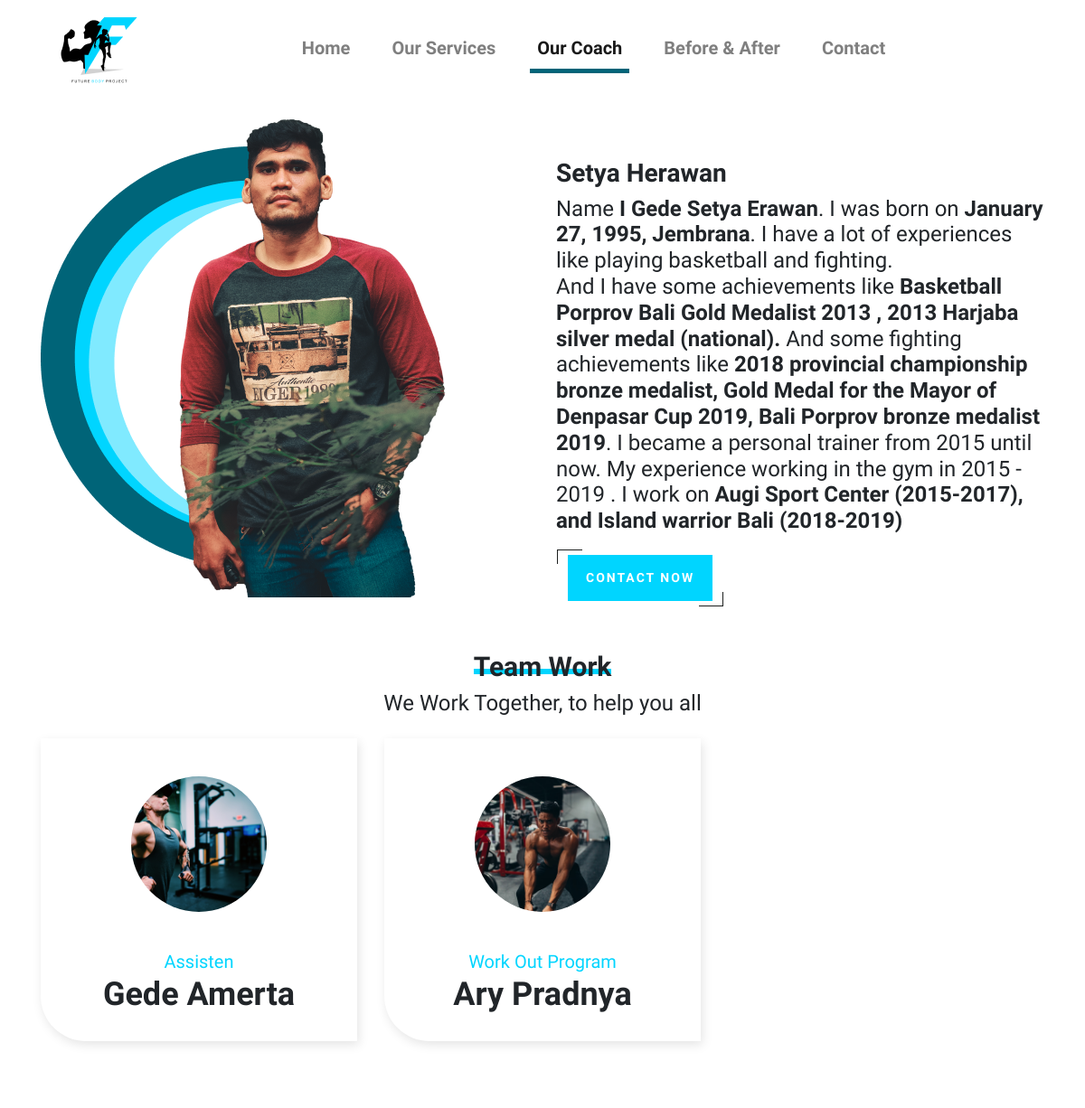
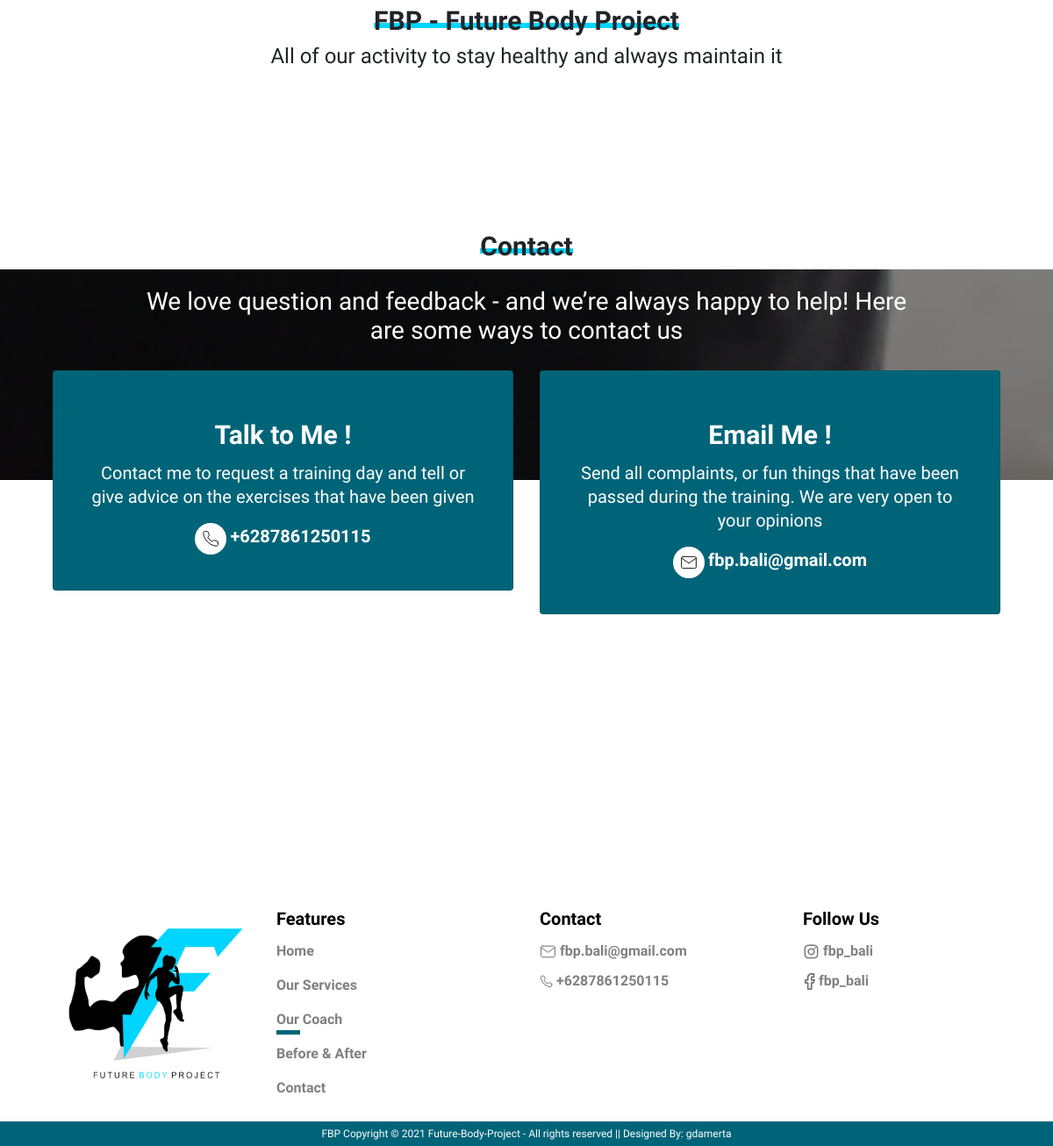
The app's page /home/coach with its own data (2 pictures, top to bottom).
### tables this page shows
CREATE TABLE `coach_profile` (
  `id` int(11) NOT NULL,
  `name` varchar(100) NOT NULL,
  `job` varchar(100) NOT NULL,
  `photos` varchar(255) NOT NULL,
  `created_at` datetime NOT NULL DEFAULT CURRENT_TIMESTAMP
);

### app/core/Controller.php (called while the page is built, shortened)
<?php
class Controller
{
    public function view($view, $data = [])
    {
        require_once 'app/views/'. $view . '.php';
    }
    public function model($model)
    {
        return new $model;
    }
}

### app/controllers/home.php (called while the page is built, shortened)
<?php
class Home extends Controller
{
    public function coach()
    {
        $data['title'] = 'Future Body Project - Coach';
        $data['set_active'] = 'our-coach';
        $data['coach'] = $this->model("Coach_model")->getAllCoach();
        $data['docs'] = $this->model("Documentation_model")->getAllDocs();
        $this->view('home/our-coach', $data);
    }
}

### app/core/App.php (called while the page is built, shortened)
<?php
class App
{
    protected $method = 'index';
    protected $params = [];
    public function __construct()
    {
        $url = $this->parseURL();
        if (file_exists('app/controllers/'. $url[0] .'.php')) {
            unset($url[0]);
        }
        $this->controller = new $this->controller;
        if (isset($url[1])) {
            if(method_exists($this->controller, $url[1])) {
                $this->method = $url[1];
            }
        }
        call_user_func_array([$this->controller, $this->method], $this->params);
    }
    public function parseURL()
    {
        if (isset($_GET['url'])) {
            $url = rtrim($_GET['url'], '/');
            $url = filter_var($url, FILTER_SANITIZE_URL);
            $url = explode('/', $url);
            return $url;
        }
    }
}

### index.php (called while the page is built, shortened)
<?php
$app = new App;

### app/core/Database.php (called while the page is built, shortened)
<?php
class Database
{
    private $host = DB_HOST;
    private $user = DB_USER;
    private $pass = DB_PASS;
    private $name = DB_NAME;
    private $dbh;
    private $stmt;
    public function __construct()
    {
        $dsn = 'mysql:host=' . $this->host . ';dbname=' . $this->name;
        $option = [
            PDO::ATTR_PERSISTENT => true,
            PDO::ATTR_ERRMODE => PDO::ERRMODE_EXCEPTION
        ];
        try {
            $this->dbh = new PDO($dsn, $this->user, $this->pass, $option);
        } catch (PDOException $e) {
            die($e->getMessage());
        }
    }
    public function query($query)
    {
        $this->stmt = $this->dbh->prepare($query);
    }
    public function execute()
    {
        $this->stmt->execute();
    }
    public function resultAll()
    {
        $this->execute();
        return $this->stmt->fetchAll(PDO::FETCH_ASSOC);
    }
}

### app/models/Coach_model.php (called while the page is built, shortened)
<?php
class Coach_model {
    private $db;
    public function __construct()
    {
        $this->db = new Database;
    }
    public function getAllCoach()
    {
        $this->db->query('SELECT * FROM coach_profile');
        return $this->db->resultAll();
    }
}

### app/views/home/our-coach.php (the view, shortened to what this page needs)
<div class="container">
    <div class="row">
        <div class="col-lg-6 col-md-12 col-sm-12">
            <img src="<?= baseurl ?>/assets/images/our-coach.png" alt="" data-aos="zoom-out" data-aos-duration="3000" />
        </div>
        <div class="col-lg-6 col-md-12 col-sm-12">
            <div class="coach-biodata">
                <h1 class="title-coach-page" data-aos="fade-left" data-aos-delay="1000">
                    Setya Herawan
                </h1>
                <h2 class="subtitle-coach-page" data-aos="fade-left" data-aos-delay="1500">
                    Name <span class="font-weight-bold">I Gede Setya Erawan</span>. I
                    was born on
                    <span class="font-weight-bold">January 27, 1995, Jembrana</span>.
                    I have a lot of experiences like playing basketball and fighting.
                    <br />
                    And I have some achievements like
                    <span class="font-weight-bold">Basketball Porprov Bali Gold Medalist 2013 , 2013 Harjaba
                        silver medal (national).</span>
                    And some fighting achievements like
                    <span class="font-weight-bold">2018 provincial championship bronze medalist, Gold Medal for
                        the Mayor of Denpasar Cup 2019, Bali Porprov bronze medalist
                        2019</span>. I became a personal trainer from 2015 until now. My experience
                    working in the gym in 2015 - 2019 . I work on
                    <span class="font-weight-bold">Augi Sport Center (2015-2017), and Island warrior Bali
                        (2018-2019)</span>
                </h2>
                <a href="https://api.whatsapp.com/send?phone=6287861250115" class="btn btn-3 hover-border-1 mt-2"
                    data-aos="fade-left" data-aos-delay="1000">
                    <span> Contact Now</span>
                </a>
            </div>
        </div>
    </div>
</div>
<?php if($data['coach']) : ?>
<div class="container mt-5">
    <div class="row">
        <div class="col-lg-12 col-md-12 text-center">
            <h2 class="text-title">
                <span class="underline-title-text">Team Work</span>
            </h2>
            <h2 class="subtitle-text">
                We Work Together, to help you all
            </h2>
        </div>
    </div>
    <div class="row">
        <?php foreach($data['coach'] as $coach) : ?>
        <div class="col-lg-4 col-md-6 col-sm-6 align-items-center justify-content-center d-flex" data-aos="fade-up"
            data-aos-anchor-placement="top-bottom" data-aos-duration="1000">
            <div class="card-pages-services card mt-3">
                <div class="row no-gutters">
                    <div class="col-lg-12 col-md-12 col-sm-12">
                        <?php if($coach['photos']) : ?>
                        <img class="mx-auto card-img-top image--cover"
                            src="<?= baseurl ?>/assets/images/<?= $coach['photos']?>" alt="">
                        <?php else : ?>
                        <img class="mt-0 image--cover" src="<?= baseurl ?>/assets/images/default.jpg" alt="" />
                        <?php endif; ?>
                    </div>
                    <div class="col-lg-12 col-md-12 col-sm-12">
                        <div class="card-body card-body-packages">
                            <p class="card-text subtitle-packages text-center" style="color: #00d5ff; margin:0">
                                <?= $coach['job']?>
                            </p>
                            <h3 class="card-title title-packages-card text-center" style="margin: 0;">
                                <?= $coach['name']?></h3>
                        </div>
                    </div>
                </div>
            </div>
        </div>
        <?php endforeach; ?>
    </div>
</div>
<?php else : ?>
<?php endif; ?>
<div class="container" style="margin-top: 5em">
    <div class="row">
        <div class="col-lg-12 col-md-12 text-center">
            <h2 class="text-title">
                <span class="underline-title-text">FBP - Future Body Project</span>
            </h2>
            <h2 class="subtitle-text">
                All of our activity to stay healthy and always maintain it
            </h2>
        </div>
        <?php foreach($data['docs'] as $docs) : ?>
        <div class="col-lg-4 col-md-6 col-sm-12 mt-4" data-aos="flip-left" data-aos-duration="1000">
        </div>
        <?php endforeach; ?>
    </div>
</div>
<div class="container-lg" style="margin-top: 5em">
    <div class="row">
        <div class="col-lg-12 col-md-12 text-center">
            <h2 class="text-title">
                <span class="underline-title-text">Contact</span>
            </h2>
        </div>
    </div>
</div>
<div class="bg-contact">
    <h1 class="subtitle-contact">
        We love question and feedback - and we’re always happy to help! Here
        <br />
        are some ways to contact us
    </h1>
    <div class="container">
        <div class="container-contact col-md-12 col-sm-12">
            <div class="row row-cols-1 row-cols-md-2">
                <div class="col-lg-6 mb-4">
                    <div class="card card-contact">
                        <div class="card-body">
                            <h5 class="card-title title-card-contact">Talk to Me !</h5>
                            <p class="card-text subtitle-card-contact">
                                Contact me to request a training day and tell or give advice
                                on the exercises that have been given
                            </p>
                            <div class="container">
                                <div class="row">
                                    <div class="col-lg-12 text-center link-contact">
                                        <img src="<?= baseurl ?>/assets/images/phone-contact.svg" alt="" />
                                        <a href="https://api.whatsapp.com/send?phone=6287861250115">+6287861250115</a>
                                    </div>
                                </div>
                            </div>
                        </div>
                    </div>
                </div>
                <div class="col-lg-6 mb-4">
                    <div class="card card-contact">
                        <div class="card-body">
                            <h5 class="card-title title-card-contact">Email Me !</h5>
                            <p class="card-text subtitle-card-contact">
                                Send all complaints, or fun things that have been passed
                                during the training. We are very open to your opinions
                            </p>
                            <div class="container">
                                <div class="row">
                                    <div class="col-lg-12 text-center link-contact">
                                        <img src="<?= baseurl ?>/assets/images/email-card.svg" alt="" />
                                        <a href="">fbp.bali@gmail.com</a>
                                    </div>
                                </div>
                            </div>
                        </div>
                    </div>
                </div>
            </div>
        </div>
    </div>
</div>

### assets/style/main.css (style rules this page uses)
* { font-family: "Darker Grotesque", sans-serif; }
.btn { position: relative; display: inline-block; width: auto; height: auto; background-color: transparent; border: none; cursor: pointer; min-width: 150px; }
.btn span { position: relative; display: inline-block; font-size: 14px; font-weight: bold; letter-spacing: 2px; text-transform: uppercase; top: 0; left: 0; width: 100%; padding: 15px 20px; -webkit-transition: 0.3s; transition: 0.3s; }
.btn-3 { padding: 5px; }
.btn-3 span { color: white; background-color: #00d5ff; }
.btn-3::before, .btn-3::after { background: transparent; z-index: 2; }
.btn.hover-border-1::before, .btn.hover-border-1::after { width: 15%; height: 25%; -webkit-transition: 0.35s; transition: 0.35s; }
.btn.hover-border-1::before { top: 0; left: 0; border-left: 1px solid #1c1f1e; border-top: 1px solid #1c1f1e; }
.btn.hover-border-1::after { bottom: 0; right: 0; border-right: 1px solid #1c1f1e; border-bottom: 1px solid #1c1f1e; }
.text-title { font-weight: 800; font-size: 30px; }
.subtitle-text { font-weight: 200; font-size: 24px; }
.underline-title-text { background-image: -webkit-gradient(linear, left top, left bottom, to(#00d5ff)); background-image: linear-gradient(#00d5ff 100%); background-repeat: no-repeat; background-size: 100% 0.2em; background-position: 0 70%; }
img { max-width: 100%; height: auto; }
.card-contact { background-color: #006478 !important; padding: 20px; }
.container { position: relative; }
.subtitle-contact { font-weight: 400; font-size: 28px; color: #fff; text-align: center; padding: 20px; }
.subtitle-card-contact { font-weight: 200; font-size: 20px; line-height: 27px; text-align: center; color: #fff; }
.title-card-contact { font-weight: 700; font-size: 30px; margin-top: 15px; text-align: center; color: #fff; }
.link-contact a { text-decoration: none; font-weight: bold; font-size: 20px; color: #ffffff; }
.card-pages-services { border: none !important; padding: 10px; position: relative; display: -webkit-box; display: -ms-flexbox; display: flex; -webkit-box-orient: vertical; -webkit-box-direction: normal; -ms-flex-direction: column; flex-direction: column; min-width: 0; word-wrap: break-word; background-color: #fff; background-clip: border-box; -webkit-box-shadow: 2px 4px 12px #e5e5e5 !important; box-shadow: 2px 4px 12px #e5e5e5 !important; border-radius: 0px 0px 0px 50px !important; }
.card-pages-services img { margin-top: 2rem; }
.title-packages-card { font-weight: bold; font-size: 36px; }
.subtitle-packages { font-weight: 500; font-size: 20px; }
.coach-biodata { margin-top: 4em; text-align: left; }
.coach-biodata .title-coach-page { font-weight: 800; font-size: 28px; }
.coach-biodata .subtitle-coach-page { font-weight: 200; font-size: 24px; }

### records on screen
coach_profile: photos (picture), job "Assisten", name "Gede Amerta"
coach_profile: photos (picture), job "Work Out Program", name "Ary Pradnya"
